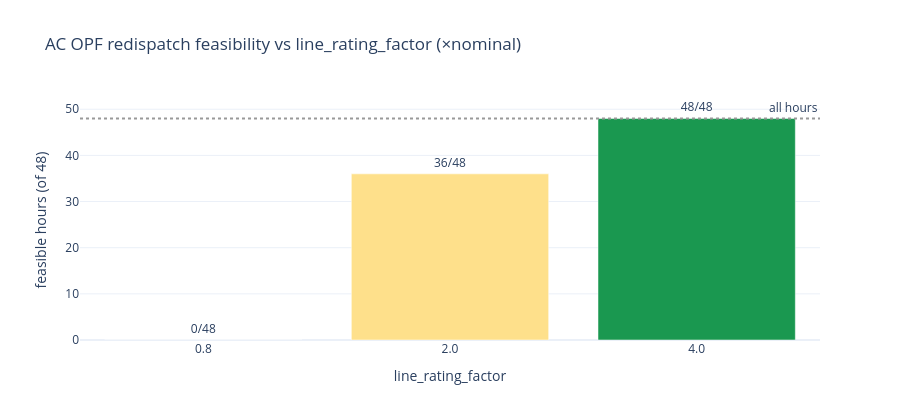

The notebook cell this image was saved under:
### Markdown cell above
## Part II — Feasibility conclusions

Full analysis in `results/NECPEssentials/feasibility_findings.md`. The market stages (DA→Balancing)
all clear, but on the **un-reinforced 2024 grid the AC OPF redispatch is infeasible on every hour**.
It is a **purely thermal** limit (voltage relaxation had zero effect), fixable with **targeted
corridor reinforcement**.

### Feasibility vs. line-rating headroom
Sweeping `line_rating_factor` (thermal headroom over nominal): 0/48 → 36/48 → 48/48.

### Code cell
# results of the diagnostic sweep (this session)
sweep = pd.DataFrame({'line_rating_factor': [0.8, 2.0, 4.0],
                      'feasible_hours': [0, 36, 48]})
fig = go.Figure(go.Bar(x=sweep['line_rating_factor'].astype(str), y=sweep['feasible_hours'],
                       text=[f'{h}/48' for h in sweep['feasible_hours']], textposition='outside',
                       marker_color=['#d73027', '#fee08b', '#1a9850']))
fig.add_hline(y=48, line=dict(color='#999', dash='dot'), annotation_text='all hours')
fig.update_layout(title='AC OPF redispatch feasibility vs line_rating_factor (×nominal)',
                  xaxis_title='line_rating_factor', yaxis_title='feasible hours (of 48)',
                  yaxis_range=[0, 52], height=420)
save_plotly(fig, 'feasibility_sweep_2035.html'); fig.show()

### Figure 1 — Plotly figure (JSON) as saved in the notebook; plotly's stock layout.template omitted (floating-point values rounded to 4 significant figures)
{"data": [{"marker": {"color": ["#d73027", "#fee08b", "#1a9850"]}, "text": ["0/48", "36/48", "48/48"], "textposition": "outside", "type": "bar", "x": ["0.8", "2.0", "4.0"], "y": [0, 36, 48]}], "layout": {"annotations": [{"showarrow": false, "text": "all hours", "x": 1, "xanchor": "right", "xref": "x domain", "y": 48, "yanchor": "bottom", "yref": "y"}], "height": 420, "shapes": [{"line": {"color": "#999", "dash": "dot"}, "type": "line", "x0": 0, "x1": 1, "xref": "x domain", "y0": 48, "y1": 48, "yref": "y"}], "title": {"text": "AC OPF redispatch feasibility vs line_rating_factor (×nominal)"}, "xaxis": {"title": {"text": "line_rating_factor"}}, "yaxis": {"range": [0, 52], "title": {"text": "feasible hours (of 48)"}}}}
